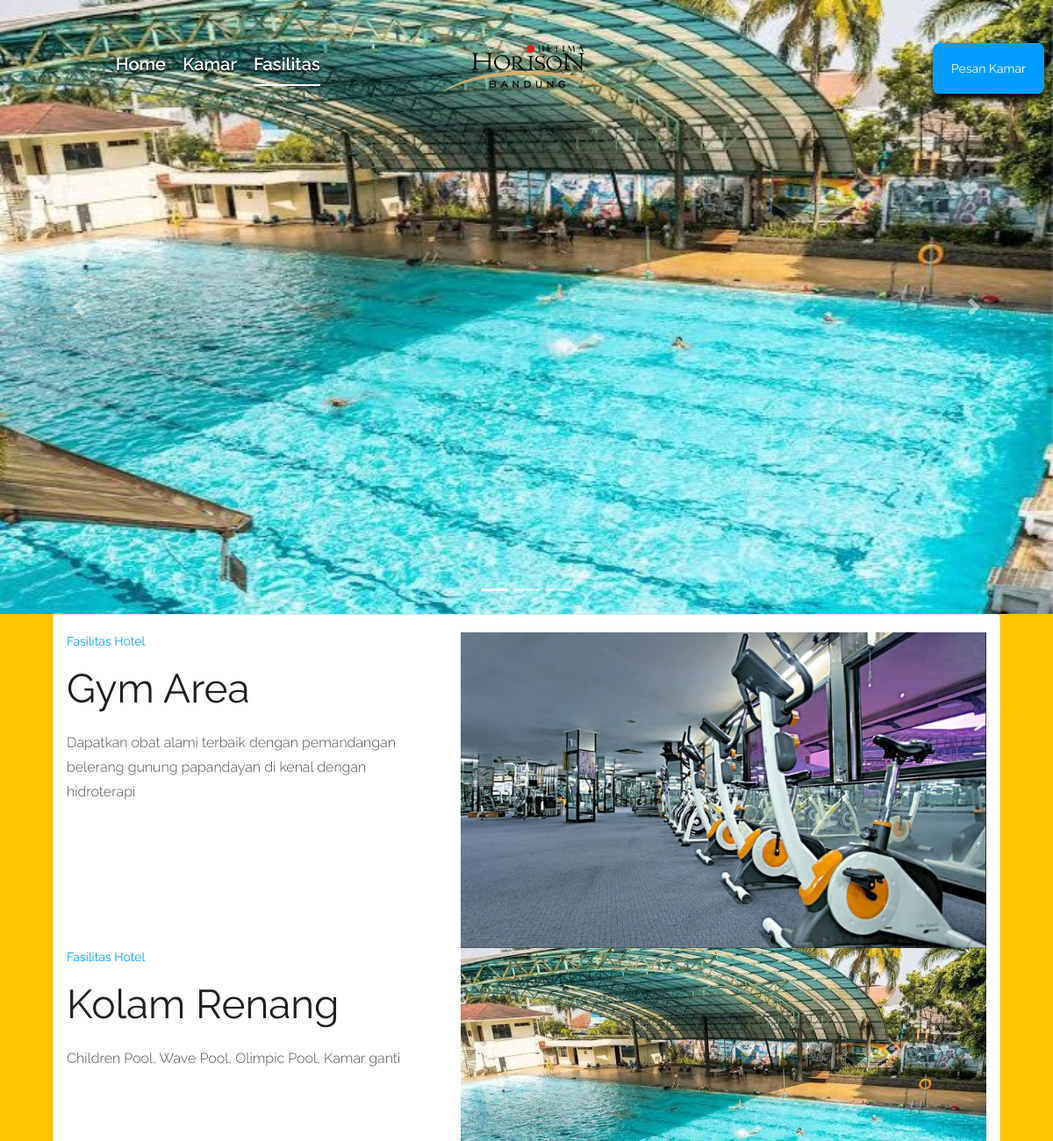
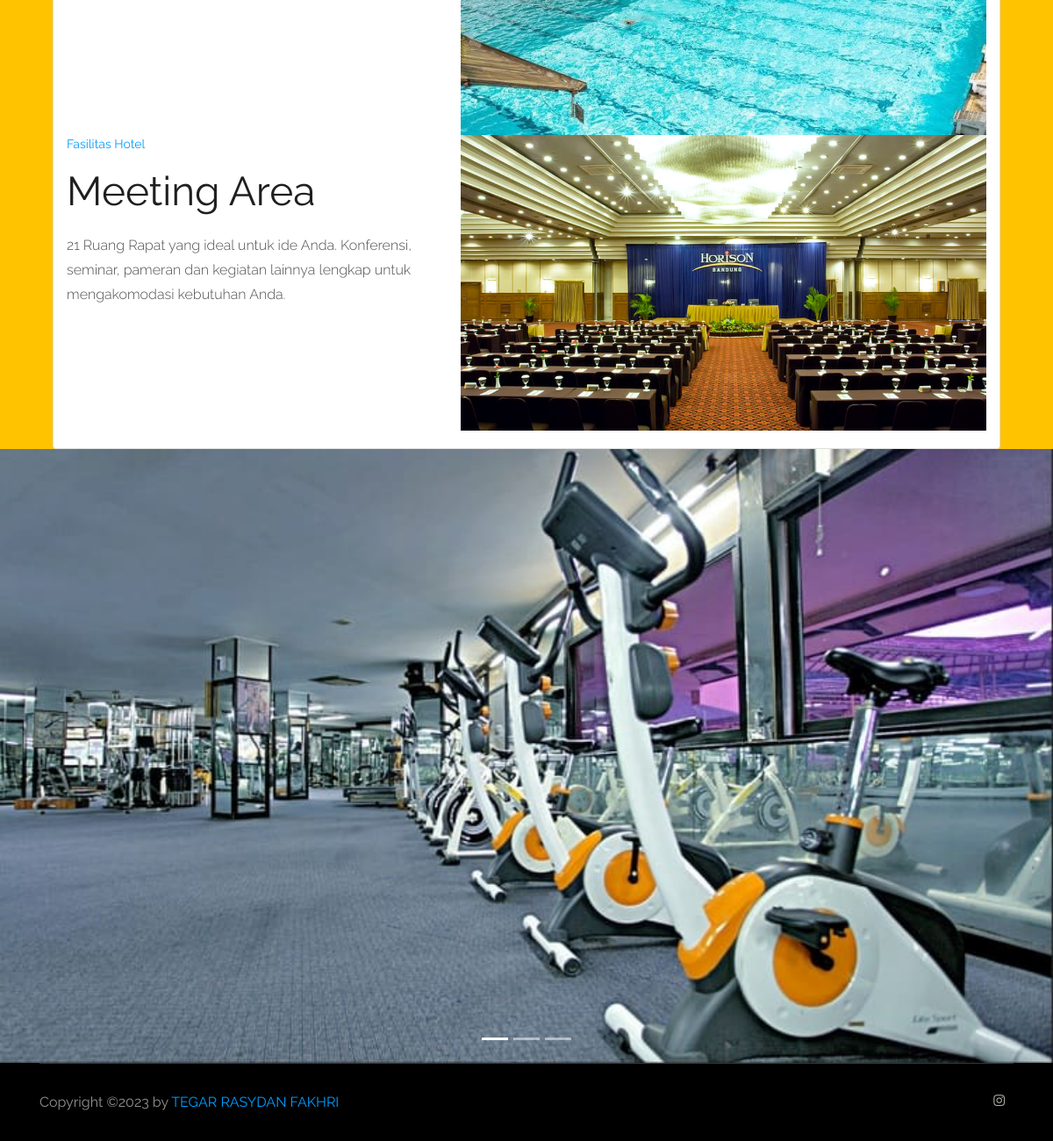
Page /fasilitas.php on the committed database (2 pictures, top to bottom).
### tables this page shows
CREATE TABLE `fasilitas` (
  `id_fasilitas` int(15) NOT NULL,
  `nama_fasilitas` varchar(30) NOT NULL,
  `ket_fasilitas` text NOT NULL,
  `gambar_fasilitas` varchar(60) NOT NULL
);

### fasilitas.php (the view, shortened to what this page needs)
<!doctype html>
<html class="no-js" lang="zxx">
<head>
    <link rel="stylesheet" href="template1/css/bootstrap.min.css">
    <link rel="stylesheet" href="template1/css/owl.carousel.min.css">
    <link rel="stylesheet" href="template1/css/magnific-popup.css">
    <link rel="stylesheet" href="template1/css/font-awesome.min.css">
    <link rel="stylesheet" href="template1/css/themify-icons.css">
    <link rel="stylesheet" href="template1/css/nice-select.css">
    <link rel="stylesheet" href="template1/css/flaticon.css">
    <link rel="stylesheet" href="template1/css/gijgo.css">
    <link rel="stylesheet" href="template1/css/animate.css">
    <link rel="stylesheet" href="template1/css/slicknav.css">
    <link rel="stylesheet" href="template1/css/style.css">
</head>
<body>
    <header>
        <div class="header-area ">
            <div id="sticky-header bg-primary" class="main-header-area">
                <div class="container-fluid p-0">
                    <div class="row align-items-center no-gutters">
                        <div class="col-xl-5 col-lg-6">
                            <div class="main-menu  d-none d-lg-block">
                                <nav>
                                    <ul id="navigation">
                                        <ul id="navigation">
                                        <li><a href="index.php" style="font-size: 20px; text-shadow: 0px 2px 2px black; rgb(10,4,2,3.10)">home</a></li>
                                        <li><a href="kamar.php" style="font-size: 20px; text-shadow: 0px 2px 2px black; rgb(10,4,2,3.10)">kamar</a></li>
                                        <li><a class="active" href="fasilitas.php" style="font-size: 20px; text-shadow: 0px 2px 2px black; rgb(10,4,2,3.10)">fasilitas</a></li>
                                    </ul>
                                </nav>
                            </div>
                        </div>
                        <div class="col-xl-2 col-lg-2">
                            <div class="logo-img">
                                <a href="index.html">
                                    <img src="img/bandung3.png" alt="">
                                </a>
                            </div>
                        </div>
                        <div class="col-xl-5 col-lg-4 d-none d-lg-block">
                            <div class="book_room">
                                <div class="book_btn d-none d-lg-block">
                                    <a class="popup-with-form" href="#test-form" style="border-radius: 8px; padding: 20px; box-shadow: 0 6px 8px 0 rgba(2,1,2,3.3)">Pesan Kamar</a>
                                </div>
                            </div>
                        </div>
                    </div>
                </div>
            </div>
        </div>
    </header>
    <div id="carouselExampleAutoplaying" class="carousel slide" data-ride="carousel">
                    <ol class="carousel-indicators">
                      <li data-target="#carouselExampleIndicators" data-slide-to="0" class="active"></li>
                      <li data-target="#carouselExampleIndicators" data-slide-to="1"></li>
                      <li data-target="#carouselExampleIndicators" data-slide-to="2"></li>
                    </ol>
                    <div class="carousel-inner">
                      <div class="carousel-item active">
                        <img class="d-block w-100" src="img/kolam.jpeg" alt="First slide" width="1000" height="700">
                      </div>
                      </div>
                    <a class="carousel-control-prev" href="#carouselExampleAutoplaying" role="button" data-slide="prev">
                    <span class="carousel-control-prev-icon" aria-hidden="true"></span>
                </a>
                <a class="carousel-control-next" href="#carouselExampleAutoplaying" role="button" data-slide="next">
                    <span class="carousel-control-next-icon" aria-hidden="true"></span>
                </a>
                </div>
        <div class="content">
          <div class="container">
            <div class="col-md-12">
                <div class="card">
    <div class="about_area">
        <div class="container">
            <?php
            include('koneksi.php');
            $query = mysqli_query($koneksi,"SELECT * FROM fasilitas");
            while($row = mysqli_fetch_array($query)){
            ?>
            <div class="row">
                <div class="col-xl-5 col-lg-5">
                    <div class="about_info">
                        <div class="section_title mb-20px">
                            <span>Fasilitas Hotel</span>
                            <h3><?php echo $row ['nama_fasilitas'] ?> <br></h3>
                        </div>
                        <p> <?php echo $row ['ket_fasilitas'] ?></p>
                    </div>
                </div>
                <div class="col-xl-7 col-lg-7">
                    <div class="about_thumb d-flex">
                        <div class="img_1">
                            <img src="img/<?php echo $row["gambar_fasilitas"]; ?>"alt="">
                        </div>
                    </div>
                </div>
            </div>
             <?php } ?>
        </div>
    </div>
            </div>
            </div>
            </div>
            </div>
    <div id="carouselExampleAutoplaying" class="carousel slide" data-ride="carousel">
                    <ol class="carousel-indicators">
                      <li data-target="#carouselExampleIndicators" data-slide-to="0" class="active"></li>
                      <li data-target="#carouselExampleIndicators" data-slide-to="1"></li>
                      <li data-target="#carouselExampleIndicators" data-slide-to="2"></li>
                    </ol>
                    <div class="carousel-inner">
                      <div class="carousel-item active">
                        <img class="d-block w-100" src="img/gym.jpg" alt="First slide" width="1000" height="700">
                      </div>
                      </div>
                </div>
    <footer class="footer" >
        <div class="copy-right_text">
            <div class="container">
                <div class="footer_border"></div>
                <div class="row">
                    <div class="col-xl-8 col-md-7 col-lg-9">
                        <p class="copy_right">
Copyright &copy;<script>document.write(new Date().getFullYear());</script> by <a href="https://instagram.com/im.stay1/" target="_blank">TEGAR RASYDAN FAKHRI</a>
                        </p>
                    </div>
                    <div class="col-xl-4 col-md-5 col-lg-3">
                        <div class="socail_links">
                            <ul>
                                <li>
                                    <a href="#">
                                        <i class="fa fa-instagram"></i>
                                    </a>
                                </li>
                            </ul>
                        </div>
                    </div>
                </div>
            </div>
        </div>
    </footer>
</body>
</html>

### fasilitas.php (style rules this page uses)
.content { background-color: #ffc300; }
.about_area { padding-top: 20px; padding-bottom: 20px; }

### rows in the picture
fasilitas: nama_fasilitas "Gym Area", ket_fasilitas "Dapatkan obat alami terbaik dengan pemandangan belerang gunung papandayan di kenal dengan hidroterapi", gambar_fasilitas (picture)
fasilitas: nama_fasilitas "Kolam Renang", ket_fasilitas "Children Pool, Wave Pool, Olimpic Pool, Kamar ganti", gambar_fasilitas (picture)
fasilitas: nama_fasilitas "Meeting Area", ket_fasilitas "21 Ruang Rapat yang ideal untuk ide Anda. Konferensi, seminar, pameran dan kegiatan lainnya lengkap untuk mengakomodasi kebutuhan Anda.", gambar_fasilitas (picture)
